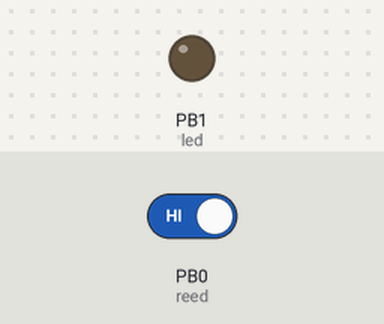
Bench run of a program on a simulated ATtiny85, built with avr-gcc and run on an emulated ATtiny85. Parts: output pins drawn as LEDs (lit = HIGH). Inputs (shaded band) come from the test bench; at power-on: PB0 (reed) HIGH.

Above: at 1.2 s.
1.3 s: PB0 (reed) driven LOW
At 1.6 s:
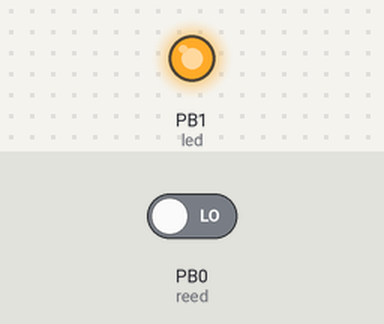
2.8 s: PB0 (reed) driven HIGH
At 3.9 s:
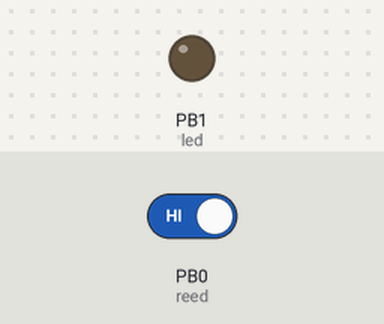
Timing chart, 0 to 5.8 s (numbered marks = the images above; inputs shaded):
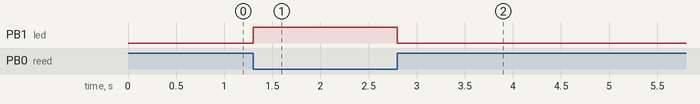

The program:

main.cpp
```cpp
#include <Arduino.h>

const uint8_t led = PB1;
const uint8_t reed = PB0;
void setup() {
  pinMode(led, OUTPUT);
  pinMode(reed, INPUT_PULLUP);
}

void loop() {
  //digitalWrite(led, HIGH);
  //delay(1000);
  //digitalWrite(led,LOW);
  //delay(1000);
  if (digitalRead(reed) == LOW)
  {
    //magnet present
    digitalWrite(led,HIGH);
  }
  else
  {
    digitalWrite(led,LOW);
  }
}
```

Measured:
- after the input at 1.3 s, PB1 (led): LOW → HIGH at once
- after the input at 2.8 s, PB1 (led): HIGH → LOW at once
